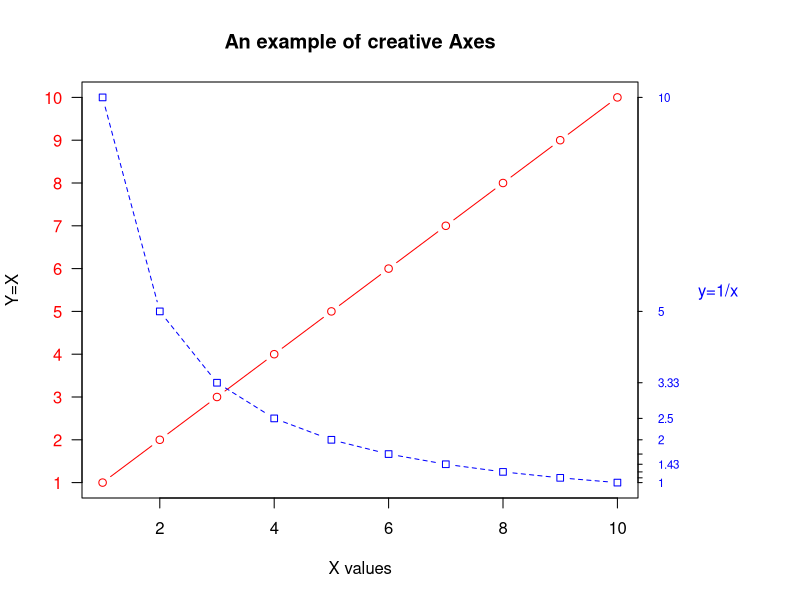

The R source for this figure:
x <- c(1:10)
y <- x
z <- 10/x

opar <- par(no.readonly = T)
par(mar = c(5,4,4,8) + .1)

plot(x,y, type = 'b', pch = 21, col = "red", yaxt="n", ann = F)
lines(x,z, type = 'b', pch = 22, col = "blue", lty = 2)
axis(2, at =x, labels = x, col.axis = "red", las = 2)
axis(4, at=z, labels = round(z, digits = 2), col.axis = "blue", las = 2, cex.axis = 0.7, tck = -0.01)
mtext("y=1/x", side = 4, line = 3, cex.lab = 1, las = 2, col = "blue")
title("An example of creative Axes", xlab = "X values", ylab = "Y=X")
